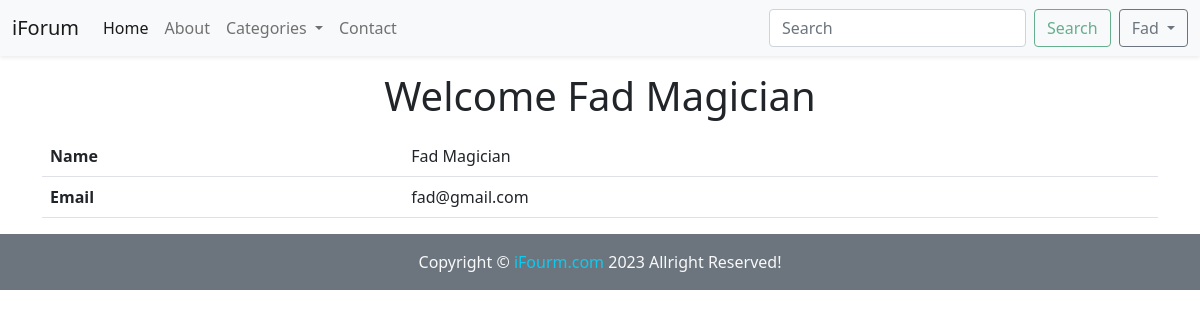
/profile.php (signed in), run on the app's committed database.
### tables this page shows
CREATE TABLE `myusers` (
  `sno` int(11) NOT NULL,
  `first_name` varchar(16) NOT NULL,
  `last_name` varchar(16) NOT NULL,
  `email` varchar(55) NOT NULL,
  `password` varchar(255) NOT NULL,
  `date` datetime NOT NULL DEFAULT current_timestamp()
);

### profile.php (the view, shortened to what this page needs)
<!DOCTYPE html>
<html lang="en">
<head>
    <link href="https://cdn.jsdelivr.net/npm/bootstrap@5.1.3/dist/css/bootstrap.min.css" rel="stylesheet">
</head>
<body>
    <?php include "partials/_header.php" ?>
    <?php
    $show_details = false;
    if ($conn) {
        if(isset($_SESSION["email"])){
            $show_details = true;
            $session_email = $_SESSION["email"];
            $profileSql = "SELECT * FROM `myusers` WHERE `email` LIKE '$session_email'";
            $profileResult = mysqli_query($conn, $profileSql);
            if ($profileResult) {
                if($row = mysqli_fetch_assoc($profileResult)){
                    $user_firstname = $row["first_name"];
                    $user_lastname = $row["last_name"];
                    $user_email = $row["email"];
                }
            }
        }
    }
    ?>
    <div class="container">
        <?php
        if($show_details){
            echo '<h1 class="my-3 text-center">Welcome '.$user_firstname.' '.$user_lastname.'</h1>
            <table class="table">
                <tbody>
                    <tr>
                        <th scope="row">Name</th>
                        <td>'.$user_firstname.' '.$user_lastname.'</td>
                    </tr>
                    <tr>
                        <th scope="row">Email</th>
                        <td>'.$user_email.'</td>
                    </tr>
                </tbody>
            </table>';
        }
        else{
            echo "Login frist to show profile info!";
        }
        ?>
    </div>
    <?php include "partials/_footer.php" ?>
</body>
</html>

### data on the page
myusers: first_name "Fad", last_name "Magician", email "fad@gmail.com"

### other printed values
$user_name "Fad"
